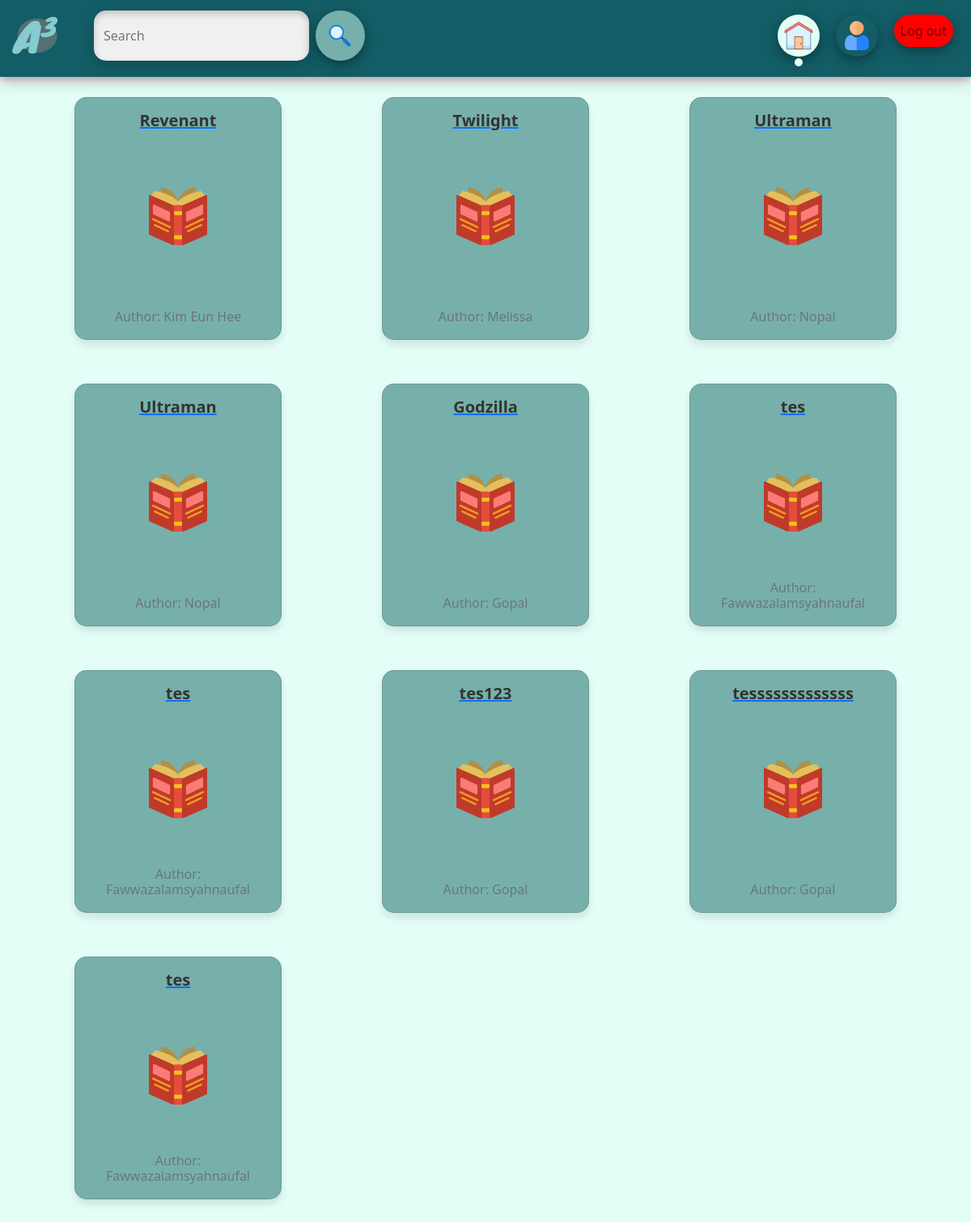
The page /Home/homereader.php (signed in) on the database its author committed.
### tables this page shows
CREATE TABLE `stories` (
  `id` int(11) NOT NULL,
  `title` varchar(100) NOT NULL,
  `author` varchar(100) NOT NULL,
  `description` text NOT NULL,
  `user_id` int(11) DEFAULT NULL,
  `image_path` varchar(255) DEFAULT NULL
);

### Home/homereader.php (the view, shortened to what this page needs)
<!DOCTYPE html>
<html lang="en">
<head>
    <link href="https://cdn.jsdelivr.net/npm/bootstrap@5.0.2/dist/css/bootstrap.min.css" rel="stylesheet">
    <link rel="stylesheet" href="./style/home.css">
</head>
<header>
    <nav class="navbar navbar-expand-lg navbar-light bg-light fixed-top" style="padding-top:0;">
        <div style="box-shadow: 0 4px 8px 0 rgba(0, 0, 0, 0.2), 0 6px 20px 0 rgba(0, 0, 0, 0.19);"class="container-fluid">
        <img style="width:68px;height:68px;"class=navbar-brand src="image\Blue Wood (2).png">
        <form class="d-flex navbar-search" method="GET" action="search.php">
            <input name="query" style="border-radius:15px;box-shadow: inset 0 4px 8px 0 rgba(0, 0, 0, 0.2), 0 6px 20px 0 rgba(0, 0, 0, 0.19);" class="form-control me-2" type="search" placeholder="Search" aria-label="Search">
            <button class="btn btn-outline-success" style="" id="search" type="submit">
                <img style="width:36px;height:36px;" src="image\search.png" alt="">
            </button>
        </form>
                <ul class="navbar-nav ms-auto">
                    <li class="nav-item">
                        <button class="nav-link active" style="background-color:#E3FEF7;border:transparent;border-radius:35px;box-shadow: 0 4px 8px 0 rgba(0, 0, 0, 0.2), 0 6px 20px 0 rgba(0, 0, 0, 0.19);" aria-current="page" href="#">
                            <img style="width:36px;height:36px;" src="image\icons8-home-480.png" href="#">
                            <div style="position: absolute; background-color: #E3FEF7; width: 10px; height: 10px; border-radius: 50%;margin-left:13px;margin-top:10px;"></div>
                        </button>
                    </li>
                    <li class="nav-item">
                        <a class="nav-link" style="" href="./profile/profilesetreader.php">
                            <img style="width:36px;height:36px;" src="image\user_1077012.png" href="#">
                        </a>
                    </li>
                    <li class="nav-item">
                        <a class="nav-link" href="./logout.php" style="background-color:red;">
                            Log out
                        </a>
                    </li>
                </ul>
        </div>
    </nav>
</header>
<body style="background-color:#E3FEF7;">
    <div class="container mt-5 pt-3">
        <div class="row row-cols-1 row-cols-md-2 row-cols-lg-3 g-4">
            <?php
                $servername = "localhost";
                $username = "root";
                $password = "";
                $database = "alternate_arc";
                $conn = new mysqli($servername, $username, $password, $database);
                $sql = "SELECT id,title, author, description FROM stories";
                $result = $conn->query($sql);
                if ($result->num_rows > 0) {
                    while ($row = $result->fetch_assoc()) {
                        echo '<div class="col" style="margin-bottom:30px;">';
                        echo '<a href="./read/story.php?id=' . $row["id"] . '" class="card-link">';
                        echo '<div class="story card">';
                        echo '<div class="card-body" >';
                        echo '<h5 class="card-title">' . $row["title"] . '</h5>';
                        echo '<img src="image\book_3145755.png" style="display: block; margin: auto;width:72px;height:72px;margin-top:70px;">';
                        echo '<h6 class="card-subtitle mb-2 text-muted" style="text-align:center;position: absolute; bottom: 10px; left: 10px; right: 10px;">Author: ' . $row["author"] . '</h6>';
                        echo '</div>';
                        echo '</div>';
                        echo '</a>';
                        echo '</div>';
                    }
                } else {
                    echo "0 results";
                }
            ?>
        </div>
    </div>
</body>
</html>

### Home/style/home.css (style rules this page uses)
body { padding-top: 56px; transition: opacity 0.5s ease-in-out; cursor: url('./image/pointer.png'); }
.navbar-search { margin-right: auto; margin-left: 20px; }
.navbar-search input[type="search"] { background-color: #f0f0f0; border: none; }
.container-fluid { background-color: #135D66; padding-bottom:17px; padding-top: 10px; }
.nav-item { margin-left: 10px; margin-right: 10px; }
.nav-link { border:transparent; border-radius:35px; box-shadow:10px; box-shadow: 0 4px 8px 0 rgba(0, 0, 0, 0.2), 0 6px 20px 0 rgba(0, 0, 0, 0.19); }
#search { border:transparent; background-color:#77b0aa; width:72px;height:62px; border-radius:50%; box-shadow: 0 4px 8px 0 rgba(0, 0, 0, 0.2), 0 6px 20px 0 rgba(0, 0, 0, 0.19); }
.story.card { background-color: #77b0aa; border-radius: 15px; box-shadow: 0 6px 10px rgba(0, 0, 0, 0.1); transition: transform 0.3s ease; margin-left: 50px; margin-right: 50px; padding-bottom:100px; }
.story.card .card-title { color: #333; font-weight: bold; text-align: center; }
.story.card .card-subtitle { color: #666; }
.pt-3 { padding-top: 1rem; }
.mt-5 { margin-top: 3rem; }

### rows shown on the page
stories: title "Revenant", author "Kim Eun Hee"
stories: title "Twilight", author "Melissa"
stories: title "Ultraman", author "Nopal"
stories: title "Ultraman", author "Nopal"
stories: title "Godzilla", author "Gopal"
stories: title "tes", author "Fawwazalamsyahnaufal"
stories: title "tes", author "Fawwazalamsyahnaufal"
stories: title "tes123", author "Gopal"
stories: title "tesssssssssssss", author "Gopal"
stories: title "tes", author "Fawwazalamsyahnaufal"
